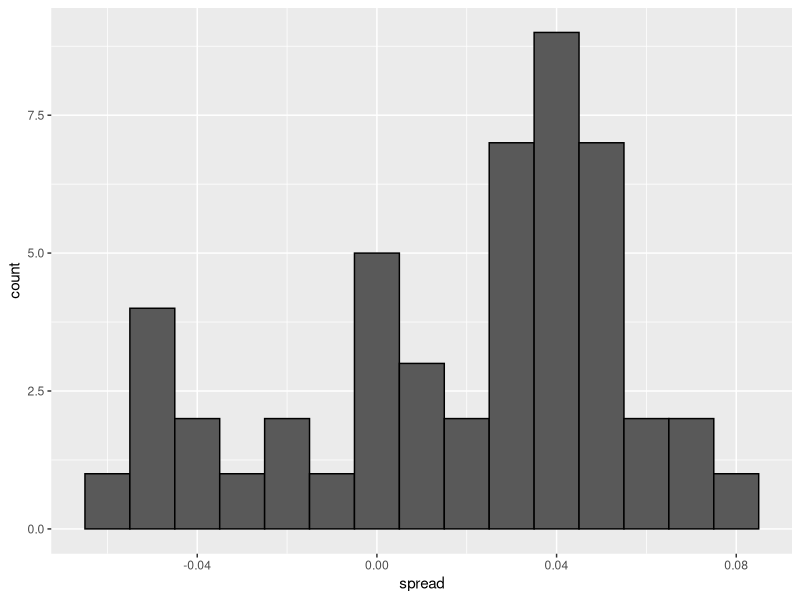
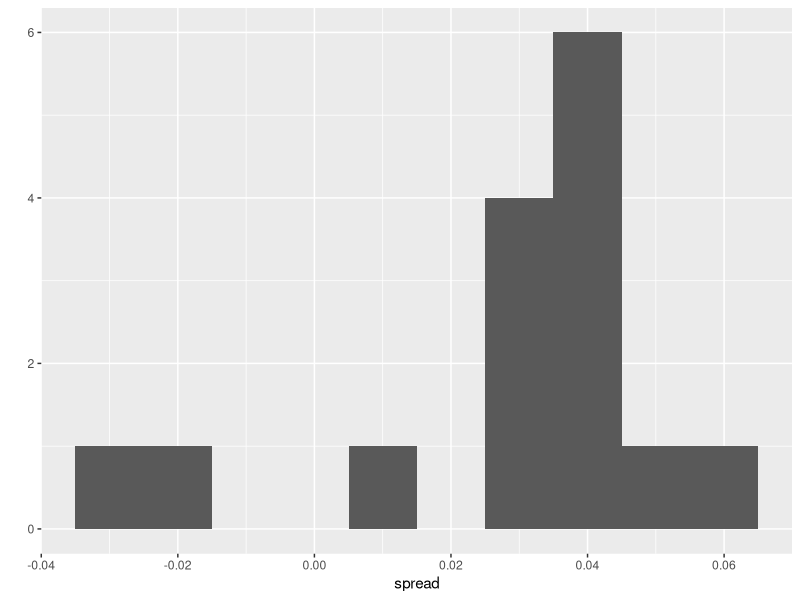
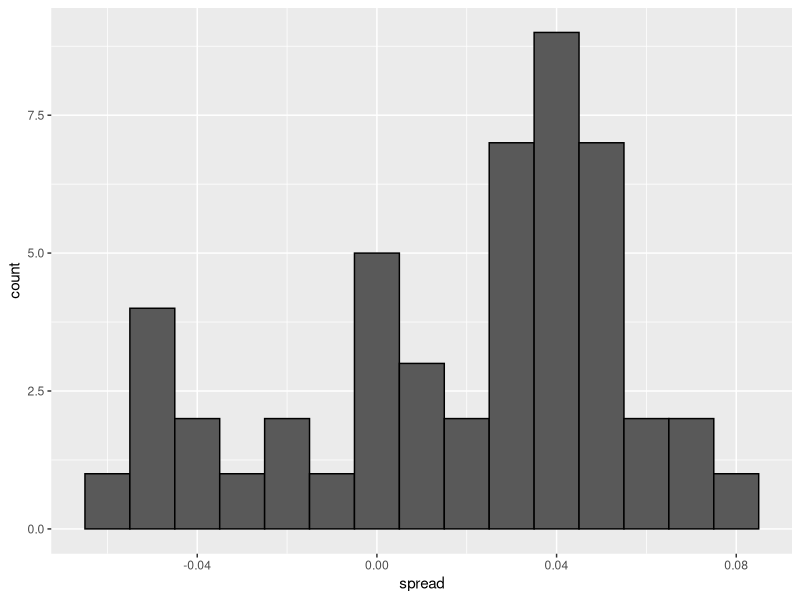
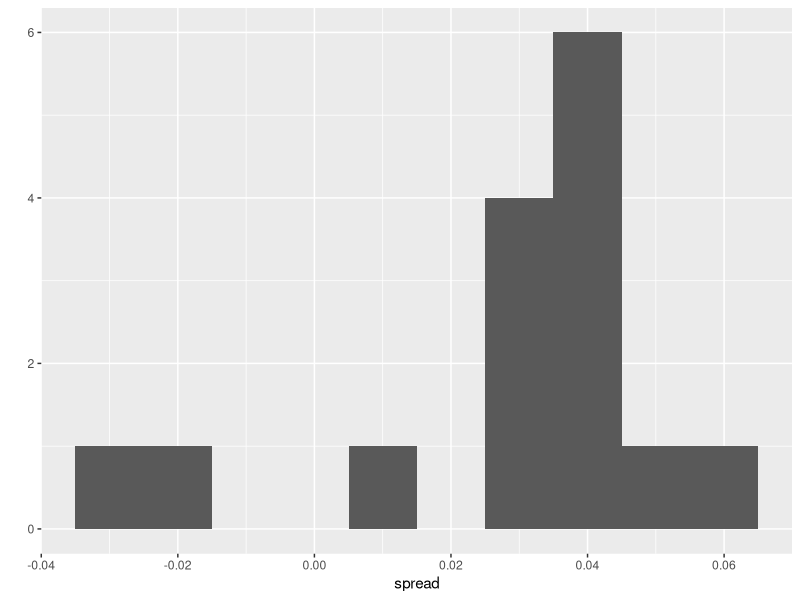
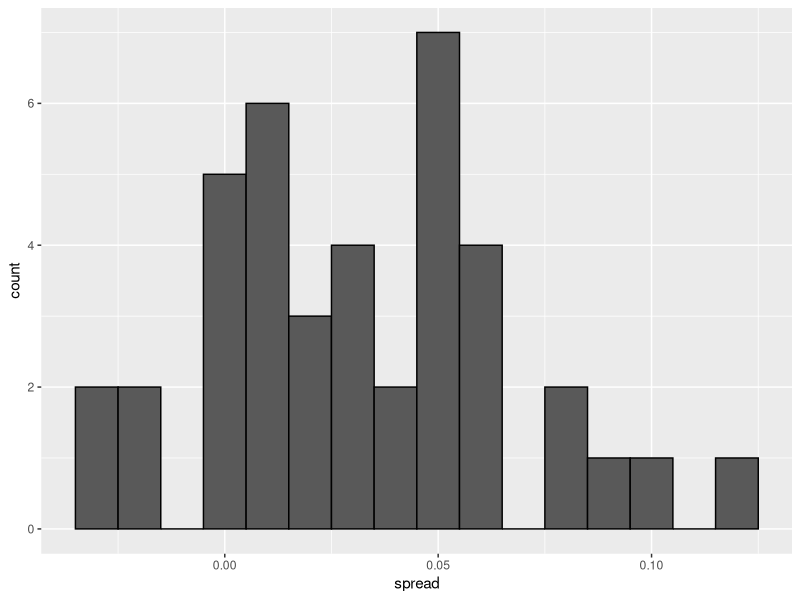
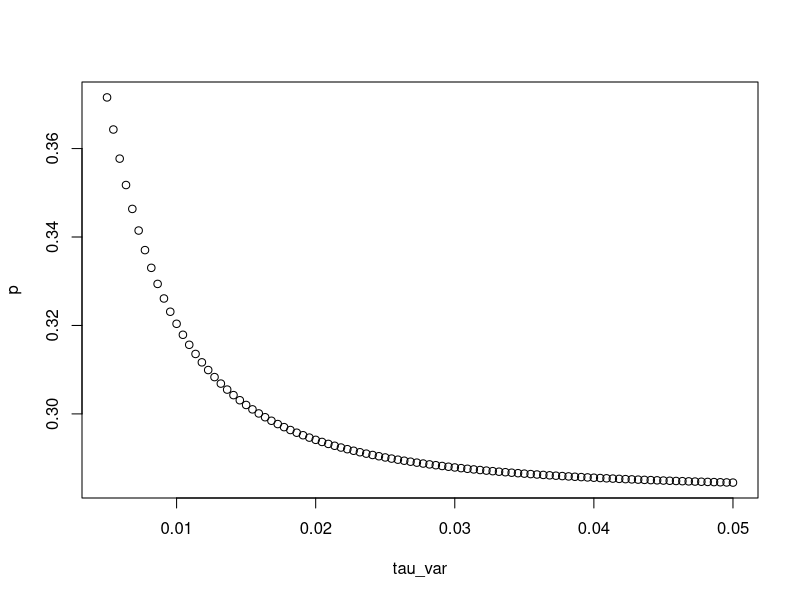

These figures' R source, in order: (Note: this script raises an error after producing the figures.)
## ---- chunk 1
library(tidyverse)
library(dslabs)
d <- 0.039
Ns <- c(1298, 533, 1342, 897, 774, 254, 812, 324, 1291, 1056, 2172, 516)
p <- (d + 1) / 2

polls <- map_df(Ns, function(N) {
  x <- sample(c(0,1), size=N, replace=TRUE, prob=c(1-p, p))
  x_hat <- mean(x)
  se_hat <- sqrt(x_hat * (1 - x_hat) / N)
  list(estimate = 2 * x_hat - 1, 
    low = 2*(x_hat - 1.96*se_hat) - 1, 
    high = 2*(x_hat + 1.96*se_hat) - 1,
    sample_size = N)
}) %>% mutate(poll = seq_along(Ns))
## ---- chunk 2
sum(polls$sample_size)
#> [1] 11269
## ---- chunk 3
d_hat <- polls %>% 
  summarize(avg = sum(estimate*sample_size) / sum(sample_size)) %>% 
  pull(avg)
## ---- chunk 4
data(polls_us_election_2016)
## ---- chunk 5
polls <- polls_us_election_2016 %>% 
  filter(state == "U.S." & enddate >= "2016-10-31" &
           (grade %in% c("A+","A","A-","B+") | is.na(grade)))
## ---- chunk 6
polls <- polls %>% 
  mutate(spread = rawpoll_clinton/100 - rawpoll_trump/100)
## ---- chunk 7
d_hat <- polls %>% 
  summarize(d_hat = sum(spread * samplesize) / sum(samplesize)) %>% 
  pull(d_hat)
## ---- chunk 8
p_hat <- (d_hat+1)/2 # d=2p-1 에서 유도
moe <- 1.96 * 2 * sqrt(p_hat * (1 - p_hat) / sum(polls$samplesize))
moe # Margin of Error
#> [1] 0.00662
## ---- chunk 9
polls %>%
  ggplot(aes(spread)) +
  geom_histogram(color="black", binwidth = .01)
## ---- chunk 10
polls %>% group_by(pollster) %>% summarize(n())
#> # A tibble: 15 x 2
#>   pollster                                                   `n()`
#>   <fct>                                                      <int>
#> 1 ABC News/Washington Post                                       7
#> 2 Angus Reid Global                                              1
#> 3 CBS News/New York Times                                        2
#> 4 Fox News/Anderson Robbins Research/Shaw & Company Research     2
#> 5 IBD/TIPP                                                       8
#> # … with 10 more rows
## ---- chunk 11
polls %>% group_by(pollster) %>% 
  filter(n() >= 6) %>%
  summarize(se = 2 * sqrt(p_hat * (1-p_hat) / median(samplesize)))
#> # A tibble: 5 x 2
#>   pollster                     se
#>   <fct>                     <dbl>
#> 1 ABC News/Washington Post 0.0265
#> 2 IBD/TIPP                 0.0333
#> 3 Ipsos                    0.0225
#> 4 The Times-Picayune/Lucid 0.0196
#> 5 USC Dornsife/LA Times    0.0183
## ---- chunk 12
one_poll_per_pollster <- polls %>% group_by(pollster) %>% 
  filter(enddate == max(enddate)) %>%
  ungroup()
# ungroup() 상당히 좋은 것 같다.
## ---- chunk 13
qplot(spread, data = one_poll_per_pollster, binwidth = 0.01)
## ---- chunk 14
sd(one_poll_per_pollster$spread)
#> [1] 0.0242
## ---- chunk 15
results <- one_poll_per_pollster %>% 
  summarize(avg = mean(spread), 
            se = sd(spread) / sqrt(length(spread))) %>% 
  mutate(start = avg - 1.96 * se, 
         end = avg + 1.96 * se) 
round(results * 100, 1)
#>   avg  se start end
#> 1 2.9 0.6   1.7 4.1
## ---- chunk 16
library(dslabs)
data(heights)
x <- heights %>% filter(sex == "Male") %>%
  pull(height)
## ---- chunk 17
# average
mean(x)

# Standard Deviation
sd(x)
## ---- chunk 18
mu <- mean(x)
s <- sd(x)
n <- 50

sd(x)/sqrt(n)

set.seed(1)

sample(x, size = n, replace = TRUE) %>% mean()

set.seed(1)

sample(x, size = n, replace = TRUE) %>%  sd()
## ---- chunk 19
# σ를 모르는 경우, 표본의 표준편차 s 를 대신 사용한다고 해서 이렇게 풂

set.seed(1)

n <- 50
s <- sample(x, size = n, replace = TRUE) %>% sd()
s
## ---- chunk 20
mu
mu + c(-1.96 * s, 1.96 * s)
## ---- chunk 21
B <- 10000
n <- 50

dat <- replicate(B, {
  sample(x, size = n, replace = TRUE) %>% mean() + c(-1.96 * s, 1.96 * s)
})


## ---- chunk 22
data(polls_us_election_2016)
polls <- polls_us_election_2016 %>% 
  filter(pollster %in% c("Rasmussen Reports/Pulse Opinion Research",
                         "The Times-Picayune/Lucid") &
           enddate >= "2016-10-15" &
           state == "U.S.") %>% 
  mutate(spread = rawpoll_clinton/100 - rawpoll_trump/100) 
## ---- chunk 23
polls %>% 
  filter(pollster=="Rasmussen Reports/Pulse Opinion Research") %>% 
  summarize(N_1 = n())
## ---- chunk 24
library(tidyverse)
library(dslabs)
d <- 0.039
Ns <- c(1298, 533, 1342, 897, 774, 254, 812, 324, 1291, 1056, 2172, 516)
p <- (d + 1) / 2

polls <- map_df(Ns, function(N) {
  x <- sample(c(0,1), size=N, replace=TRUE, prob=c(1-p, p))
  x_hat <- mean(x)
  se_hat <- sqrt(x_hat * (1 - x_hat) / N)
  list(estimate = 2 * x_hat - 1, 
    low = 2*(x_hat - 1.96*se_hat) - 1, 
    high = 2*(x_hat + 1.96*se_hat) - 1,
    sample_size = N)
}) %>% mutate(poll = seq_along(Ns))
## ---- chunk 25
sum(polls$sample_size)
#> [1] 11269
## ---- chunk 26
d_hat <- polls %>% 
  summarize(avg = sum(estimate*sample_size) / sum(sample_size)) %>% 
  pull(avg)
## ---- chunk 27
data(polls_us_election_2016)
## ---- chunk 28
polls <- polls_us_election_2016 %>% 
  filter(state == "U.S." & enddate >= "2016-10-31" &
           (grade %in% c("A+","A","A-","B+") | is.na(grade)))
## ---- chunk 29
polls <- polls %>% 
  mutate(spread = rawpoll_clinton/100 - rawpoll_trump/100)
## ---- chunk 30
d_hat <- polls %>% 
  summarize(d_hat = sum(spread * samplesize) / sum(samplesize)) %>% 
  pull(d_hat)
## ---- chunk 31
p_hat <- (d_hat+1)/2 # d=2p-1 에서 유도
moe <- 1.96 * 2 * sqrt(p_hat * (1 - p_hat) / sum(polls$samplesize))
moe # Margin of Error
#> [1] 0.00662
## ---- chunk 32
polls %>%
  ggplot(aes(spread)) +
  geom_histogram(color="black", binwidth = .01)
## ---- chunk 33
polls %>% group_by(pollster) %>% summarize(n())
#> # A tibble: 15 x 2
#>   pollster                                                   `n()`
#>   <fct>                                                      <int>
#> 1 ABC News/Washington Post                                       7
#> 2 Angus Reid Global                                              1
#> 3 CBS News/New York Times                                        2
#> 4 Fox News/Anderson Robbins Research/Shaw & Company Research     2
#> 5 IBD/TIPP                                                       8
#> # … with 10 more rows
## ---- chunk 34
polls %>% group_by(pollster) %>% 
  filter(n() >= 6) %>%
  summarize(se = 2 * sqrt(p_hat * (1-p_hat) / median(samplesize)))
#> # A tibble: 5 x 2
#>   pollster                     se
#>   <fct>                     <dbl>
#> 1 ABC News/Washington Post 0.0265
#> 2 IBD/TIPP                 0.0333
#> 3 Ipsos                    0.0225
#> 4 The Times-Picayune/Lucid 0.0196
#> 5 USC Dornsife/LA Times    0.0183
## ---- chunk 35
one_poll_per_pollster <- polls %>% group_by(pollster) %>% 
  filter(enddate == max(enddate)) %>%
  ungroup()
# ungroup() 상당히 좋은 것 같다.
## ---- chunk 36
qplot(spread, data = one_poll_per_pollster, binwidth = 0.01)
## ---- chunk 37
sd(one_poll_per_pollster$spread)
#> [1] 0.0242
## ---- chunk 38
results <- one_poll_per_pollster %>% 
  summarize(avg = mean(spread), 
            se = sd(spread) / sqrt(length(spread))) %>% 
  mutate(start = avg - 1.96 * se, 
         end = avg + 1.96 * se) 
round(results * 100, 1)
#>   avg  se start end
#> 1 2.9 0.6   1.7 4.1
## ---- chunk 39
library(dslabs)
data(heights)
x <- heights %>% filter(sex == "Male") %>%
  pull(height)
## ---- chunk 40
# average
mean(x)

# Standard Deviation
sd(x)
## ---- chunk 41
mu <- mean(x)
s <- sd(x)
n <- 50

sd(x)/sqrt(n)

set.seed(1)

sample(x, size = n, replace = TRUE) %>% mean()

set.seed(1)

sample(x, size = n, replace = TRUE) %>%  sd()
## ---- chunk 42
# σ를 모르는 경우, 표본의 표준편차 s 를 대신 사용한다고 해서 이렇게 풂

set.seed(1)

n <- 50
s <- sample(x, size = n, replace = TRUE) %>% sd()
s
## ---- chunk 43
mu
mu + c(-1.96 * s, 1.96 * s)
## ---- chunk 44
n <- 50
Bs <- rep(n, times = 10000)

dat <- map_df(Bs, function(B) {
  sample <- sample(x, size= n, replace = TRUE) 
  x_hat <- mean(sample)
  se_hat <- sd(sample)/sqrt(n)
  list(
    upper = x_hat + 1.96*se_hat,
    lower = x_hat - 1.96*se_hat
  )
})

dat$hit <- ifelse(dat$upper > mu & dat$lower < mu, 1, 0)
sum(dat$hit)/length(dat$hit)
## ---- chunk 45
data(polls_us_election_2016)
polls <- polls_us_election_2016 %>% 
  filter(pollster %in% c("Rasmussen Reports/Pulse Opinion Research",
                         "The Times-Picayune/Lucid") &
           enddate >= "2016-10-15" &
           state == "U.S.") %>% 
  mutate(spread = rawpoll_clinton/100 - rawpoll_trump/100) 
## ---- chunk 46
polls %>% 
  ggplot(aes(spread)) +
  geom_histogram(color="black", binwidth = .01)
## ---- chunk 47
polls %>% 
  filter(pollster=="Rasmussen Reports/Pulse Opinion Research") %>% 
  summarize(N_1 = n())
## ---- chunk 48
polls <- polls_us_election_2016 %>% 
  filter(enddate >= "2016-10-15" &
           state == "U.S.") %>%
  group_by(pollster) %>%
  filter(n() >= 5) %>% 
  mutate(spread = rawpoll_clinton/100 - rawpoll_trump/100) %>%
  ungroup()
## ---- chunk 49
polls <- polls_us_election_2016 %>% 
  filter(enddate >= "2016-10-15" &
           state == "U.S.") %>%
  group_by(pollster) %>%
  filter(n() >= 5) %>% 
  mutate(spread = rawpoll_clinton/100 - rawpoll_trump/100) %>%
  ungroup()
## ---- chunk 50
prev <- 0.00025
N <- 100000
outcome <- sample(c("Disease","Healthy"), N, replace = TRUE, 
                  prob = c(prev, 1 - prev))
## ---- chunk 51
N_D <- sum(outcome == "Disease")
N_D
#> [1] 23
N_H <- sum(outcome == "Healthy")
N_H
#> [1] 99977
## ---- chunk 52
accuracy <- 0.99
test <- vector("character", N)
test[outcome == "Disease"]  <- sample(c("+", "-"), N_D, replace = TRUE, 
                                    prob = c(accuracy, 1 - accuracy))
test[outcome == "Healthy"]  <- sample(c("-", "+"), N_H, replace = TRUE, 
                                    prob = c(accuracy, 1 - accuracy))
## ---- chunk 53
table(outcome, test)
#>          test
#> outcome       -     +
#>   Disease     0    23
#>   Healthy 99012   965
## ---- chunk 54
pr_1 <- 1/8500
pr_2 <- 1/100
pr_1 * pr_2
## ---- chunk 55
pr_b <- 1/1000000
pr_a <- pr_1 * pr_2
pr_ab <- 0.5
pr_ba <- pr_ab*pr_b/pr_a
pr_ba
## ---- chunk 56
library(tidyverse)
library(dslabs)
data(polls_us_election_2016)
polls <- polls_us_election_2016 %>% 
  filter(state == "Florida" & enddate >= "2016-11-04" ) %>% 
  mutate(spread = rawpoll_clinton/100 - rawpoll_trump/100)
## ---- chunk 57
results <- polls %>%
  summarize(avg = mean(spread), se = sd(spread)/sqrt(length(spread)))
results
## ---- chunk 58
mu <- 0
tau <- 0.01
sigma <- results$se
y <- results$avg
B <- sigma^2/(sigma^2 + tau^2)

B

mu + (1-B) *(y - mu)
## ---- chunk 59
sqrt(1 / (1 / sigma^2 + 1 / tau^2))
## ---- chunk 60
x <- B * mu + (1-B) * y
sd <- sqrt(1 / (1 / sigma^2 + 1 / tau^2))
ci <- x + c(-qnorm(0.975)*sd, qnorm(0.975)*sd)
ci
## ---- chunk 61
# pnorm : 누적분포함수
pnorm(0, x, sd)
## ---- chunk 62
tau_var <- seq(0.005, 0.05, len = 100)
f_x <- function(tau){
  B <- sigma^2 / (sigma^2 + tau^2)
  sd <- sqrt(1 / (1 / sigma^2 + 1 / tau^2))
  x <- B * mu + (1-B) * y
  pnorm(0, x, sd)
}
p <- sapply(tau_var, f_x)
plot(tau_var, p)
## ---- chunk 63
library(tidyverse)
library(dslabs)
polls <- polls_us_election_2016 %>% 
  filter(state == "U.S." & enddate >= "2016-10-31" &
           (grade %in% c("A+","A","A-","B+") | is.na(grade))) %>% 
  mutate(spread = rawpoll_clinton/100 - rawpoll_trump/100)

one_poll_per_pollster <- polls %>% group_by(pollster) %>% 
  filter(enddate == max(enddate)) %>%
  ungroup()

results <- one_poll_per_pollster %>% 
  summarize(avg = mean(spread), se = sd(spread)/sqrt(length(spread))) %>% 
  mutate(start = avg - 1.96*se, end = avg + 1.96*se)
## ---- chunk 64
mu <- 0
tau <- 0.035
sigma <- results$se
Y <- results$avg
B <- sigma^2 / (sigma^2 + tau^2)

posterior_mean <- B*mu + (1-B)*Y
posterior_se <- sqrt( 1/ (1/sigma^2 + 1/tau^2))

posterior_mean
#> [1] 0.0281
posterior_se
#> [1] 0.00615
## ---- chunk 65
posterior_mean + c(-1.96, 1.96)*posterior_se
#> [1] 0.0160 0.0401
## ---- chunk 66
1 - pnorm(0, posterior_mean, posterior_se)
#> [1] 1
## ---- chunk 67
set.seed(3)
J <- 6
N <- 2000
d <- .021
p <- (d + 1)/2
X <- d + rnorm(J, 0, 2 * sqrt(p * (1 - p) / N))
## ---- chunk 68
I <- 5
J <- 6
N <- 2000
X <- sapply(1:I, function(i){
  d + rnorm(J, 0, 2 * sqrt(p * (1 - p) / N))
})
## ---- chunk 69
f1 <- function(N){
  I <- 5
  J <- 6
  sapply(1:I, function(i){
    d + rnorm(J, 0, 2 * sqrt(p * (1 - p) / N))
    }) %>%
    as.data.frame() %>%
    rename("A" = "V1", B = V2, C = V3, D=V4 , E=V5) %>%
    gather(polster, spread) %>%
    mutate("N"=N)
}

# out = list() # 빈 리스트를 만드는 것
# out[[n]] = fx(n)
# list 활용법을 알아두자

m1 <- f1(20)
m2 <- f1(2000)
m3 <- f1(200000)

m = rbind.data.frame(m1, m2, m3)

M$spread %>% min()
sum(M$spread < 0)

m %>% ggplot(aes(x=polster, y = spread)) +
  geom_point() +
  facet_wrap(~N, ncol = 3) + 
  coord_flip()
## ---- chunk 70
I <- 5
J <- 6
N <- 2000
d <- .021
p <- (d + 1) / 2
h <- rnorm(I, 0, 0.025)
X <- sapply(1:I, function(i){
  d + h[i] + rnorm(J, 0, 2 * sqrt(p * (1 - p) / N))
})
## ---- chunk 71
sd(one_poll_per_pollster$spread)
#> [1] 0.0242
## ---- chunk 72
mu <- 0
tau <- 0.035
sigma <- sqrt(results$se^2 + .025^2)
Y <- results$avg
B <- sigma^2 / (sigma^2 + tau^2)

posterior_mean <- B*mu + (1-B)*Y
posterior_se <- sqrt( 1/ (1/sigma^2 + 1/tau^2))

1 - pnorm(0, posterior_mean, posterior_se)
#> [1] 0.817
## ---- chunk 73
results_us_election_2016 %>% top_n(5, electoral_votes)
#>          state electoral_votes clinton trump others
#> 1   California              55    61.7  31.6    6.7
#> 2        Texas              38    43.2  52.2    4.5
#> 3      Florida              29    47.8  49.0    3.2
#> 4     New York              29    59.0  36.5    4.5
#> 5     Illinois              20    55.8  38.8    5.4
#> 6 Pennsylvania              20    47.9  48.6    3.6
## ---- chunk 74
results <- polls_us_election_2016 %>%
  filter(state!="U.S." & 
           !str_detect(state, "CD") & 
           enddate >="2016-10-31" & 
           (grade %in% c("A+","A","A-","B+") | is.na(grade))) %>%
  mutate(spread = rawpoll_clinton/100 - rawpoll_trump/100) %>%
  group_by(state) %>%
  summarize(avg = mean(spread), sd = sd(spread), n = n()) %>%
  mutate(state = as.character(state))
## ---- chunk 75
results %>% arrange(abs(avg))
#> # A tibble: 47 x 4
#>   state               avg     sd     n
#>   <chr>             <dbl>  <dbl> <int>
#> 1 Florida         0.00356 0.0163     7
#> 2 North Carolina -0.00730 0.0306     9
#> 3 Ohio           -0.0104  0.0252     6
#> 4 Nevada          0.0169  0.0441     7
#> 5 Iowa           -0.0197  0.0437     3
#> # … with 42 more rows
## ---- chunk 76
results <- left_join(results, results_us_election_2016, by = "state")
## ---- chunk 77
results_us_election_2016 %>% filter(!state %in% results$state) %>% 
  pull(state)
#> [1] "Rhode Island"         "Alaska"               "Wyoming"             
#> [4] "District of Columbia"
## ---- chunk 78
results <- results %>%
  mutate(sd = ifelse(is.na(sd), median(results$sd, na.rm = TRUE), sd))
## ---- chunk 79
#> # A tibble: 47 x 12
#>   state     avg      sd     n electoral_votes clinton trump others
#>   <chr>   <dbl>   <dbl> <int>           <int>   <dbl> <dbl>  <dbl>
#> 1 Alab… -0.149  2.53e-2     3               9    34.4  62.1    3.6
#> 2 Ariz… -0.0326 2.70e-2     9              11    45.1  48.7    6.2
#> 3 Arka… -0.151  9.90e-4     2               6    33.7  60.6    5.8
#> 4 Cali…  0.260  3.87e-2     5              55    61.7  31.6    6.7
#> 5 Colo…  0.0452 2.95e-2     7               9    48.2  43.3    8.6
#> # … with 42 more rows, and 4 more variables: sigma <dbl>, B <dbl>,
#> #   posterior_mean <dbl>, posterior_se <dbl>
## ---- chunk 80
B <- 10000
mu <- 0
tau <- 0.02
clinton_EV <- replicate(B, {
  results %>% mutate(sigma = sd/sqrt(n), 
                   B = sigma^2 / (sigma^2 + tau^2),
                   posterior_mean = B * mu + (1 - B) * avg,
                   posterior_se = sqrt(1 / (1/sigma^2 + 1/tau^2)),
                   result = rnorm(length(posterior_mean), 
                                  posterior_mean, posterior_se),
                   clinton = ifelse(result > 0, electoral_votes, 0)) %>% 
    summarize(clinton = sum(clinton)) %>% 
    pull(clinton) + 7
})

mean(clinton_EV > 269)
#> [1] 0.998
## ---- chunk 81
tau <- 0.02
bias_sd <- 0.03
clinton_EV_2 <- replicate(1000, {
  results %>% mutate(sigma = sqrt(sd^2/n  + bias_sd^2),  
                   B = sigma^2 / (sigma^2 + tau^2),
                   posterior_mean = B*mu + (1-B)*avg,
                   posterior_se = sqrt( 1/ (1/sigma^2 + 1/tau^2)),
                   result = rnorm(length(posterior_mean), 
                                  posterior_mean, posterior_se),
                   clinton = ifelse(result>0, electoral_votes, 0)) %>% 
    summarize(clinton = sum(clinton) + 7) %>% 
    pull(clinton)
})
mean(clinton_EV_2 > 269)
#> [1] 0.848
## ---- chunk 82
one_pollster <- polls_us_election_2016 %>% 
  filter(pollster == "Ipsos" & state == "U.S.") %>% 
  mutate(spread = rawpoll_clinton/100 - rawpoll_trump/100)
## ---- chunk 83
se <- one_pollster %>% 
  summarize(empirical = sd(spread), 
            theoretical = 2 * sqrt(mean(spread) * (1 - mean(spread)) /
                                     min(samplesize)))
se
#>   empirical theoretical
#> 1    0.0403      0.0326
## ---- chunk 84
library(tidyverse)
library(dslabs)
data("polls_us_election_2016")
polls <- polls_us_election_2016 %>% 
  filter(state != "U.S." & enddate >= "2016-10-31") %>% 
  mutate(spread = rawpoll_clinton/100 - rawpoll_trump/100)
## ---- chunk 85
add <- results_us_election_2016 %>% 
  mutate(actual_spread = clinton/100 - trump/100) %>% 
  select(state, actual_spread)
cis <- cis %>% 
  mutate(state = as.character(state)) %>% 
  left_join(add, by = "state")
## ---- chunk 86
one_poll_per_pollster %>%
  ggplot(aes(sample=spread)) + stat_qq()
## ---- chunk 87
z <- qt(0.975,  nrow(one_poll_per_pollster)-1)
one_poll_per_pollster %>% 
  summarize(avg = mean(spread), moe = z*sd(spread)/sqrt(length(spread))) %>% 
  mutate(start = avg - moe, end = avg + moe) 
#> # A tibble: 1 x 4
#>      avg    moe  start    end
#>    <dbl>  <dbl>  <dbl>  <dbl>
#> 1 0.0290 0.0134 0.0156 0.0424
## ---- chunk 88
qt(0.975, 14)
#> [1] 2.14
## ---- chunk 89
qnorm(0.975)
#> [1] 1.96
## ---- chunk 90
data("polls_us_election_2016")
polls_us_election_2016 %>%
  filter(state =="Wisconsin" &
           enddate >="2016-10-31" & 
           (grade %in% c("A+","A","A-","B+") | is.na(grade))) %>%
  mutate(spread = rawpoll_clinton/100 - rawpoll_trump/100) %>%
  mutate(state = as.character(state)) %>%
  left_join(results_us_election_2016, by = "state") %>%
  mutate(actual = clinton/100 - trump/100) %>%
  summarize(actual = first(actual), avg = mean(spread), 
            sd = sd(spread), n = n()) %>%
  select(actual, avg, sd, n)
#>   actual    avg     sd n
#> 1 -0.007 0.0711 0.0104 6
